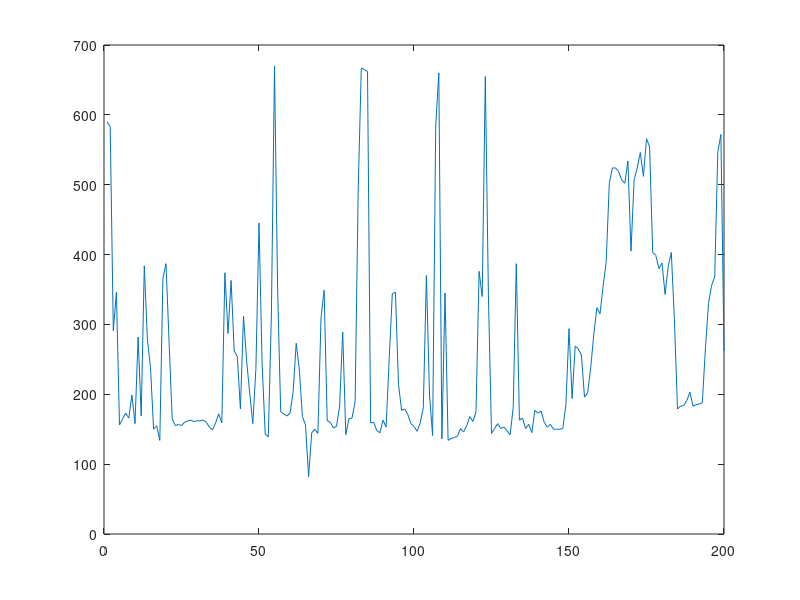
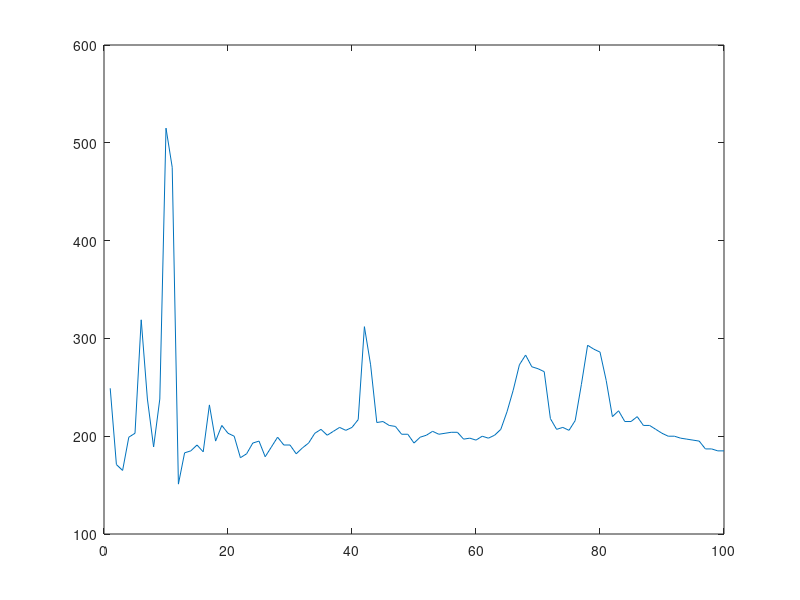
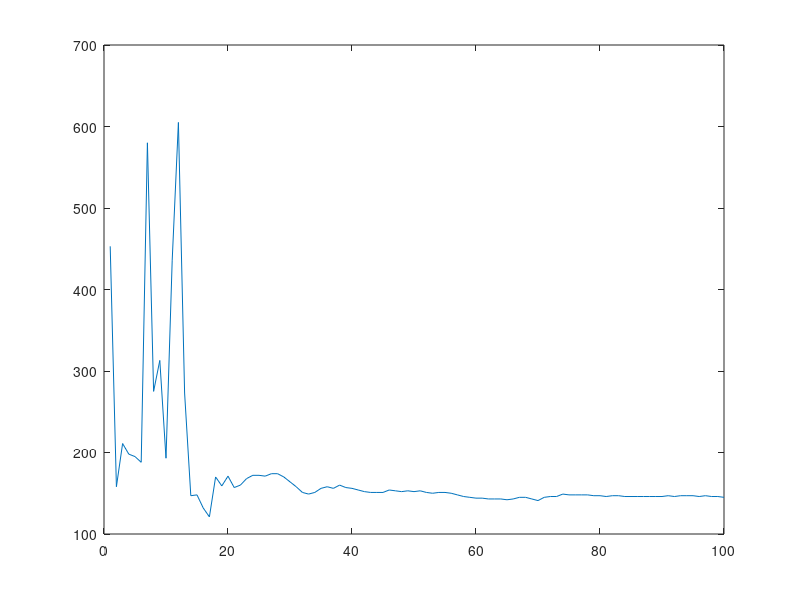
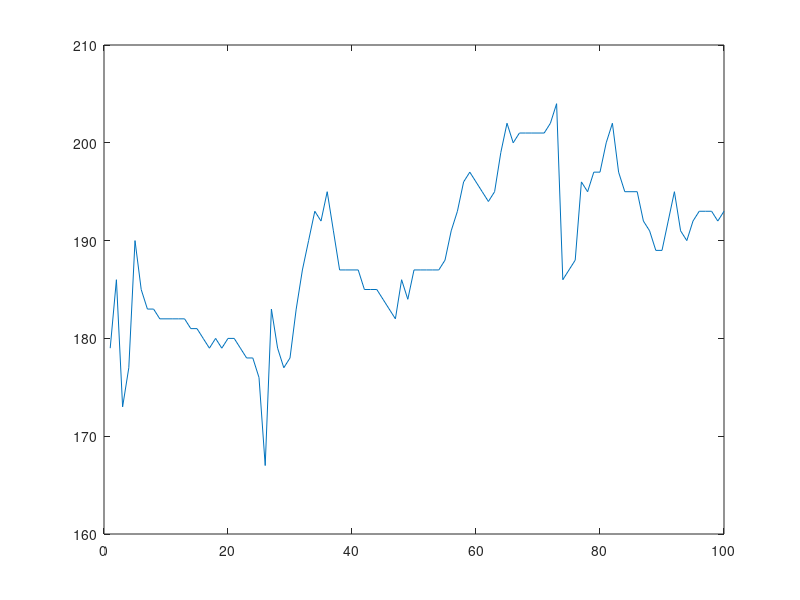

Here is the MATLAB script that generated these plots, in order:
clear all;
function j = proxima_janela(v,indice_atual,tamanho_janela)
  for i = 1:tamanho_janela
    j(i) = v(indice_atual+i-1);
  end
end
function f = bpm(amostras,taxa_amostragem)%gera a freqeuncia em batimentos por minuto (bpm)
  maximo = max(amostras);
  margem = 0.2;
  tam = length(amostras);
  pulsos = 0;
  base = 600;%threshold
  if maximo >=base
    %if mod(tam,3) == 0
    % tam_janela = 15; 
    %else  
    % tam_janela = 20;
    %end
    tam_janela = 5;%como escolher o tamanho da janela de forma adequada?
    for ind = 1:tam_janela:tam
     janela = proxima_janela(amostras,ind,tam_janela);
      maximo_local = max(janela);
      if (maximo_local>=base*(1-margem) ) && (maximo_local <= base*(1+margem) ) 
        pulsos = pulsos + 1;
      end 
    end 
  end
  if pulsos > 0
    f = (60*1000)/( (tam/pulsos)*taxa_amostragem );
  else
    f = 0;
  end 
end 

%lados opostos protoboard
v=[590,583,291,346,156,165,173,166,199,158,282,169,384,278,238,150,155,134,366,387,274,165,155,157,155,160,162,163,161,162,162,163,160,153,149,159,172,159,374,287,363,262,254,179,312,248,202,158,237,445,244,143,139,315,670,350,175,172,169,173,203,273,236,168,156,82,145,150,144,309,349,162,160,152,154,183,289,142,165,166,189,494,667,665,662,159,160,148,145,163,153,251,344,346,214,177,179,171,158,154,147,159,181,370,199,141,584,660,136,345,134,137,138,140,151,146,155,168,161,175,376,340,655,342,144,151,158,151,153,148,142,181,387,163,166,151,157,145,177,173,176,160,153,157,150,150,150,151,185,294,194,269,265,256,196,202,238,286,324,315,355,390,502,524,524,519,507,502,534,405,507,524,546,512,566,554,403,399,380,388,343,383,403,307,179,183,184,191,203,183,185,186,188,265,330,356,368,547,572,262];
plot(v);
print("v.png");
freq_v = bpm(v,50)
v1 = [249,171,165,199,203,319,238,189,238,515,475,151,183,185,191,184,232,195,211,203,200,178,182,193,195,179,189,199,191,191,182,188,193,203,207,201,205,209,206,209,217,312,273,214,215,211,210,202,202,193,199,201,205,202,203,204,204,197,198,196,200,198,201,207,225,247,273,283,271,269,266,218,207,209,206,216,253,293,289,286,257,220,226,215,215,220,211,211,207,203,200,200,198,197,196,195,187,187,185,185];
plot(v1);
print("v1.png");
freq_v1 = bpm(v1,50)

v2 = [453,158,211,198,195,188,580,275,313,193,436,605,273,147,148,132,121,170,159,171,157,160,168,172,172,171,174,174,170,164,158,151,149,151,156,158,156,160,157,156,154,152,151,151,151,154,153,152,153,152,153,151,150,151,151,150,148,146,145,144,144,143,143,143,142,143,145,145,143,141,145,146,146,149,148,148,148,148,147,147,146,147,147,146,146,146,146,146,146,146,147,146,147,147,147,146,147,146,146,145];
plot(v2);
print("v2.png");
freq_v2 = bpm(v2,50)
%virados um pro outro
v3 = [179,186,173,177,190,185,183,183,182,182,182,182,182,181,181,180,179,180,179,180,180,179,178,178,176,167,183,179,177,178,183,187,190,193,192,195,191,187,187,187,187,185,185,185,184,183,182,186,184,187,187,187,187,187,188,191,193,196,197,196,195,194,195,199,202,200,201,201,201,201,201,202,204,186,187,188,196,195,197,197,200,202,197,195,195,195,192,191,189,189,192,195,191,190,192,193,193,193,192,193];
plot(v3);
print("v3.png");
freq_v3 = bpm(v3,50)

v4 = [391,676,683,682,638,652,608,145,161,194,138,156,141,165,128,130,132,134,132,140,138,142,142,143,143,141,140,141,140,139,139,137,136,135,135,136,135,135,136,136,136,136,135,134,134,134,134,134,133,133,133,133,133,132,132,132,133,132,132,131,131,131,130,130,129,130,129,131,131,131,131,131,131,130,129,129,128,129,150,131,134,137,142,144,146,144,146,145,145,144,143,142,141,140,139,139,139,138,139,139];
plot(v4);
print("v4.png");
freq_v4 = bpm(v4,50)

%mesmo lado protoboard
v5 = [128,132,656,124,126,127,127,126,126,126,126,126,126,126,126,126,125,127,125,125,126,126,126,126,126,125,126,125,126,125,124,125,125,124,124,124,125,124,124,125,125,125,124,125,125,126,126,126,126,126,125,125,125,125,124,124,124,125,125,142,145,149,150,150,152,153,155,161,164,215,259,285,337,658,657,658,649,590,524,466,414,368,331,300,274,249,229,212,197,196,129,139,178,217,439,581,607,290,168,155];
plot(v5);
print("v5.png");
freq_v5 = bpm(v5,50)

%sem desconectar o fio da porta digital e mesmo lado protoboard


v6 = [174,173,174,174,173,163,159,159,160,159,159,158,158,158,158,159,158,158,157,159,160,161,152,233,194,192,192,191,193,234,295,303,303,317,315,281,336,423,593,378,345,359,359,354,356,365,480,445,435,425,418,408,394,388,385,381,595,563,541,616,580,490,407,386,388,375,365,365,357,370,372,350,338,354,356,356,358,360,360,360,361,361,362,364,361,373,373,371,367,363,360,358,359,360,354,349,347,345,345,345];
plot(v6);
print("v6.png");
freq_v6 = bpm(v6,50)

v7 = [180,171,163,168,144,137,126,127,127,136,215,173,138,121,288,379,378,129,128,102,350,103,115,113,129,245,403,399,371,329,295,268,245,226,210,195,174,166,158,153,148,142,138,135,133,136,134,131,129,127,125,123,120,119,118,117,117,116,115,114,114,113,112,113,112,112,111,111,110,110,109,109,108,105,105,105,105,105,106,106,105,105,106,106,106,105,106,106,106,106,107,108,107,108,107,106,106,103,103,104,103,104,104,104,104,105,104,104,104,103,103,104,104,103,103,104,102,102,104,108,108,116,140,659,645,645,199,196,177,189,128,142,145,141,132,131,131,127,156,153,146,146,144,144,79,476,510,473,421,376,337,303,274,250,230,215,199,186,172,109,144,155,153,154,147,142,134,128,131,129,127,124,121,120,119,118,117,117,116,121,120,119,117,117,116,116,116,114,114,114,111,110,112,110,112,112,111,110,112,110];
plot(v7);
print("v7.png");
freq_v7 = bpm(v7,50)

v8 = [200,190,178,157,157,156,156,155,156,157,200,180,165,163,157,156,156,156,157,158,157,156,158,157,161,172,154,210,192,188,178,175,151,678,677,677,677,676,652,180,179,177,172,167,165,164,154,402,610,360,155,150,153,153,152,150,150,152,152,153,154,153,152,152,152,152,152,152,152,152,153,152,152,153,152,151,151,150,150,151,150,151,151,150,150,153,155,166,173,171,171,171,171,171,170,171,173,182,160,170,174,176,176,176,176,176,175,175,173,172,172,171,169,165,162,165,174,175,174,173,174,173,163,161,160,156,154,153,155,159,170,170,168,167,167,166,165,165,165,164,164,163,172,172,173,174,173,172,172,173,172,171,166,169,170,154,153,152,151,151,150,150,150,151,151,152,153,155,153,149,208,159,159,160,172,168,158,154,150,150,149,150,153,158,154,151,149,152,155,151,153,156,157,154,155,155,154,153,152,152];
plot(v8);
print("v8.png");
freq_v8 = bpm(v8,50)

v9 = [322,248,261,352,412,286,315,551,409,284,368,317,672,671,672,671,667,668,654,667,511,669,670,484,299,281,289,284,281,280,276,277,282,284,294,295,455,654,668,579,550,540,438,351,469,653,520,541,343,405,316,249,248,250,282,321,275,290,278,271,261,255,256,264,279,318,455,411,367,349,312,296,269,266,280,259,254,252,252,251,273,262,242,231,227,255,287,261,292,314,312,321,357,335,296,303,317,672,672,454,315,291,288,297,297,304,356,355,362,336,329,331,319,375,302,249,244,241,239,239,239,247,245,269,295,269,267,259,252,254,257,265,279,287,315,335,231,235,238,228,215,212,211,207,214,224,221,228,217,239,224,223,226,487,582,498,438,557,577,515,428,512,514,446,274,249,239,223,221,220,227,228,232,219,190,206,214,303,415,414,366,298,269,217,216,251,230,223,218,218,227,283,289,210,210,210,210,210,209,209,210,206,205,204,204,203,203,203,204,207,207,210,209,209,216,218,215,232,236,233,224,210,243,399,461,464,338,249,224,213,289,206,201,196,270,254,265,271,265,258,261,261,260,257,220,241,241,236,241,234,222,210,210,208,205,205,203,231,210,207,206,204,215,225,227,243,233,232,221,197,194,189,201,199,196,198,207,262,274,291,279,304,301,290,280,267,229,289,296,362,282,269,516,291,212,229,216,239,272,290,269,317,488,433,436,449,404,316,299,336,313,172,177,168,169,170,168,172,177,184,187,188,188,212,246,241,197,194,198,196,195,194,197,198,200,198,199,200,197,197,197,198,195,190,189,187,187,186,185,185,183,184,187,187,187,186,186,186,182,181,180,179,181,179,179,186,198,207,208,209,208,204,198,182,179,178,179,178,179,180,178,178,178,179,179,178,179,180,184,184,183,179,179,178,179,179,179,179,179,179];
plot(v9);
print("v9.png");
freq_v9 = bpm(v9,50)

v10 = [236,223,232,221,238,251,247,264,215,247,307,270,247,219,233,218,281,274,253,272,263,279,242,228,225,220,229,246,249,202,219,200,193,192,166,162,229,190,203,217,230,219,231,242,215,202,184,184,196,200,219,295,266,183,176,223,332,216,186,184,185,183,198,216,197,222,272,272,233,202,204,204,209,215,219,220,186,174,158,158,159,170,340,260,254,170,160,151,269,457,475,455,332,302,314,353,377,401,355,301,247,229,229,235,258,258,283,247,230,260,265,227,202,204,206,197,191,191,214,286,187,202,186,227,223,222,239,207,203,201,203,202,202,200,199,198,201,202,204,209,231,296,294,280,257,227,218,216,216,201,190,225,207,261,280,221,204,177,186,195,181,162,161,155,179,183,185,193,193,214,207,206,221,216,215,229,231,207,207,173,213,190,195,193,210,199,200,206,194,213,181,170,175,187,176,172,179,186,198,174,173,172,165,166,174,170,186,194,183,183,171,177,171,170,174,181,185,213,185,172,573,689,261,548,692,691,690,690,660,206,494,521,497,193,177,368,448,435,402,184,197,190,185,163,174,180,182,185,180,178,180,180,181,178,184,185,189,186,185,186,179,177,181,182,180,176,179,181,185,183,177,175,181,179,176,175,169,163,160,160,157,165,174,174,175,186,185,188,186,184,183,183,183,184,183,178,183,188,190,188,187,187,197,205,204,208,205,204,205,209,218,222,226,265,187,183,195,190,186,182,182,188,191,187,187,184,193,194,187,186,187,185,185,188,193,192,191,189,198,196,196,198,197,195,197,193,187,190,186,187,184,180,165,162,159,156,156,160,159,160,160,161,162,168,172,179,184,186,185,186,183,179,172,183,180,183,184,175,175,171,178,177,173,164,167,168,167,163,163,162,163,163,162,163,163,162,162,160,160,163];
plot(v10);
print("v10.png");
freq_v10 = bpm(v10,50)

v11 = [152,153,152,152,154,242,295,311,532,659,467,163,143,145,144,140,143,174,143,142,142,142,143,144,143,144,150,153,179,620,176,158,160,160,159,159,161,165,162,163,163,163,163,163,164,164,164,164,165,164,163,164,164,165,165,166,165,166,165,165,169,174,165,208,177,289,168,169,322,303,284,305,321,328,338,342,389,301,406,395,522,664,634,619,637,372,640,576,644,500,644,652,652,497,639,652,652,650,466,168,174,176,215,402,486,631,655,655,654,653,652,654,655,620,654,653,654,654,655,654,654,654,565,640,612,255,176,163,152,660,286,161,643,633,453,242,453,330,170,204,209,162,164,163,163,164,157,149,148,148,149,149,149,149,148,148,149,149,150,149,144,145,145,145,146,146,146,146,146,146,147,147,147,148,150,150,151,152,153,153,152,154,155,155,154,154,155,154,153,153,154,153,153,154,155,154,154,150,150,0];%ultimo valor nao pode ser registrado
plot(v11);
print("v11.png");
freq_v11 = bpm(v11,50)

%17//06/17:
v12 = [150,146,184,553,684,655,107,431,238,472,479,445,168,151,116,150,51,416,449,360,419,132,150,145,355,332,397,385,67,293,324,305,285,263,246,224,216,210,208,153,156,187,184,193,129,190,184,192,179,195,129,183,180,166,170,165,179,141,168,169,167,160,168,174,84,685,686,685,658,596,531,475,425,384,348,318,292,270,251,241,220,141,178,209,205,197,188,173,163,154,152,149,145,147,158,158,154,165,200,217,219,192,176,177,150,175,161,149,146,165,154,101,245,239,231,241,177,167,174,166,169,159,166,219,184,171,147,175,157,183,230,219,195,358,180,199,208,150,164,162,165,164,177,171,172,174,175,168,215,223,235,258,235,195,176,180,193,180,167,171,255,289,263,309,388,444,583,629,658,438,259,420,465,444,405,242,165,163,170,685,686,685,165,170,534,129,165,175,171,164,150,441,183,152,157,159,161,191,180,180];
plot(v12);
print("v12.png");
freq_v12 = bpm(v12,50)


v13 = [179,153,133,174,167,390,538,603,313,609,619,537,448,521,519,226,432,614,620,605,240,223,225,230,263,191,192,193,194,185,175,154,160,184,157,182,184,187,190,196,182,165,141,125,147,191,621,622,620,626,621,608,549,489,435,387,342,307,279,253,231,214,193,143,158,169,588,199,593,373,165,604,271,187,171,180,183,139,141,176,156,213,609,353,170,198,175,190,184,123,201,211,184,163,170,149,163,167,166,165,167,173,199,164,166,167,166,165,183,167,172,146,178,121,180,174,176,173,140,166,160,168,173,193,193,193,200,187,200,155,172,171,110,108,164,184,179,179,148,128,135,140,138,159,135,108,133,135,129,615,627,633,630,637,601,585,534,201,605,596,240,229,200,226,198,183,225,231,235,248,250,598,603,212,182,162,175,158,618,618,616,616,616,614,615,354,421,177,213,198,185,181,179,177,182,178,177,177,194,171];
plot(v13);
print("v13.png");
freq_v13 = bpm(v13,50)

v14 = [160,174,174,176,181,164,171,172,190,162,181,159,141,181,168,147,179,177,142,160,597,653,643,591,543,482,432,391,366,96,296,163,136,147,169,175,197,154,181,187,186,171,213,187,178,178,179,172,152,163,166,632,652,645,591,252,55,182,100,161,182,135,151,190,137,164,106,546,642,186,46,108,159,206,194,190,170,191,168,161,162,182,169,196,192,198,175,188,103,144,403,168,190,186,193,192,184,182,165,192];
plot(v14);
print("v14.png");
freq_v14 = bpm(v14,50)
%v3 = [];
%plot(v3);
%print("v3.png");